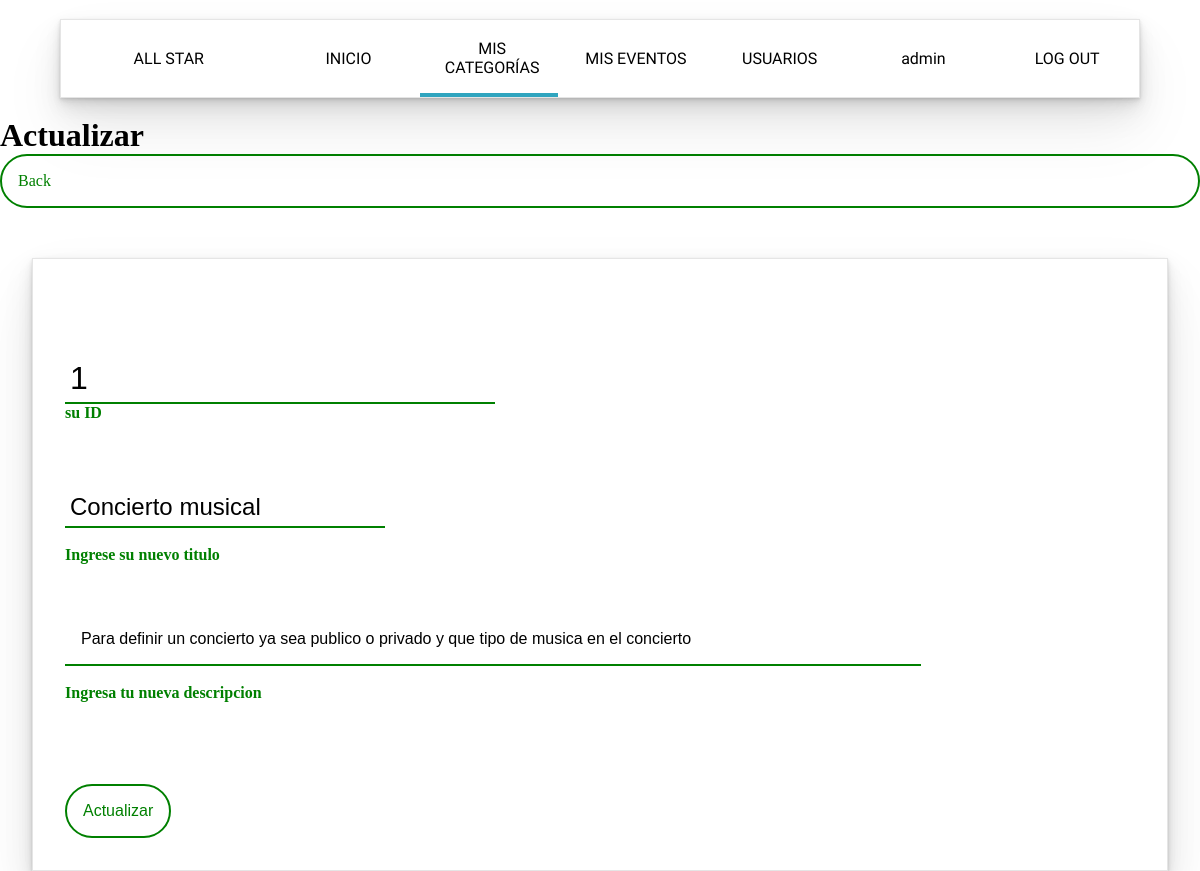
The app's page /categoria/update.php?id=1 (signed in) with its own data.
### tables this page shows
CREATE TABLE IF NOT EXISTS `categoria` (
  `idCategoria` int(11) NOT NULL AUTO_INCREMENT,
  `Titulo` varchar(50) NOT NULL,
  `Descripcion` text NOT NULL,
  PRIMARY KEY (`idCategoria`)
);

### categoria/update.php (the view, shortened to what this page needs)
<?php
require_once('../vista/menu_vista.php');
?>
<!DOCTYPE html>
<html lang="es">
<head>
    <link rel="stylesheet" href="../css/menu.style.css">
    <link rel="stylesheet" href="css/dashboard.css">
    <link rel="stylesheet" href="css/update.css">
</head>
<body>
<div class="content">
	<div class="row">
		<div class="col-md-12">
			<div class="row">
				<div class="col-offset-2 col-md-8">
					<h1>Actualizar</h1>
				</div>
			</div>
		</div>
	</div>
	<div class="row">
		<div class="col-offset-2 col-md-8">
			<div class="row">
				<div class="col-md-offset-2 col-md-8">
					<a href="index.php" class="btn btn-default">Back</a>
				</div>
			</div>
		</div>
	</div>
    <div class="row">
        <div class="col-md-offset-2 col-md-8">
        <form action="update.php" class="form" method="POST">
<?php
if (!empty($_GET)) {
$cn =  Database::connect();
$cn->setAttribute(PDO::ATTR_ERRMODE,PDO::ERRMODE_EXCEPTION);
$query = $cn->prepare("SELECT * FROM categoria where idCategoria = ?");
$query->execute(array($_GET['id']));
$data = $query->fetch(PDO::FETCH_ASSOC);
echo '
<div>
	<div>
		<input type="text" value="'.$data["idCategoria"].'" class="form__field" readonly="readonly" name="idCategoria">
        <br><label for="-">su ID</label><br>
	</div>
	<div>
		<input type="text" value="'.$data["Titulo"].'" class="titu" placeholder="Nombre cuenta" name="Titulo">
        <br><label for="-">Ingrese su nuevo titulo</label><br>
	</div>
	<div>
		<input type="textarea" value="'.$data["Descripcion"].'" cols="30" rows="20" class="descrip" placeholder="Descripcion"  name="Descripcion">
        <br><label for="-">Ingresa tu nueva descripcion</label><br>
    </div>
</div>
';
}
?>
		<div>
			<input type="submit" class="btn" value="Actualizar">
		</div>
	    </form>
        </div>
    </div>
</div>
</body>
</html>

### css/menu.style.css (style rules this page uses)
* { padding: 0; margin: 0; box-sizing: border-box; }
a { color: inherit; font-style: normal; text-decoration: none; }

### categoria/css/dashboard.css (style rules this page uses)
* { padding: 0; margin: 0; }
body { background-color: white; }

### categoria/css/update.css (style rules this page uses)
.form { margin-top: 50px; margin-left: 2em; margin-right: 2em; padding: 2em; display: flex; flex-direction: column; gap: 2em; border: solid 1px rgba(128, 128, 128, 0.205); box-shadow: rgba(0, 0, 0, 0.07) 0px 1px 2px, rgba(0, 0, 0, 0.07) 0px 2px 4px, rgba(0, 0, 0, 0.07) 0px 4px 8px, rgba(0, 0, 0, 0.07) 0px 8px 16px, rgba(0, 0, 0, 0.07) 0px 16px 32px, rgba(0, 0, 0, 0.07) 0px 32px 64px; }
.titu { display: flex; flex-direction: row; gap: 1em; align-items: flex-end; font-size: 1.5em; border: none; outline: none; border-bottom: 2px solid green; }
.descrip { display: flex; flex-direction: row; gap: 1em; align-items: flex-end; font-size: 1em; border: none; outline: none; border-bottom: 2px solid green; padding: 1em; resize: none; width: 80%; }
input { font-size: 2em; border: none; outline: none; border-bottom: 2px solid green; margin-top: 2em; padding: 5px; }
.btn { display: flex; padding: 1em; border: none; font-size: 1em; border-radius: 5em; cursor: pointer; color: green; background-color: white; border: green solid 2px; position: relative; }
label { color: green; font-weight: bold; display: block; }

### records on screen
categoria: idCategoria "1", Titulo "Concierto musical", Descripcion "Para definir un concierto ya sea publico o privado y que tipo de musica en el concierto"

### other values on screen
$opcion "INICIO"
$opcion "MIS CATEGORÍAS"
$opcion "MIS EVENTOS"
$opcion "USUARIOS"
$opcion "admin"
$opcion "LOG OUT"
